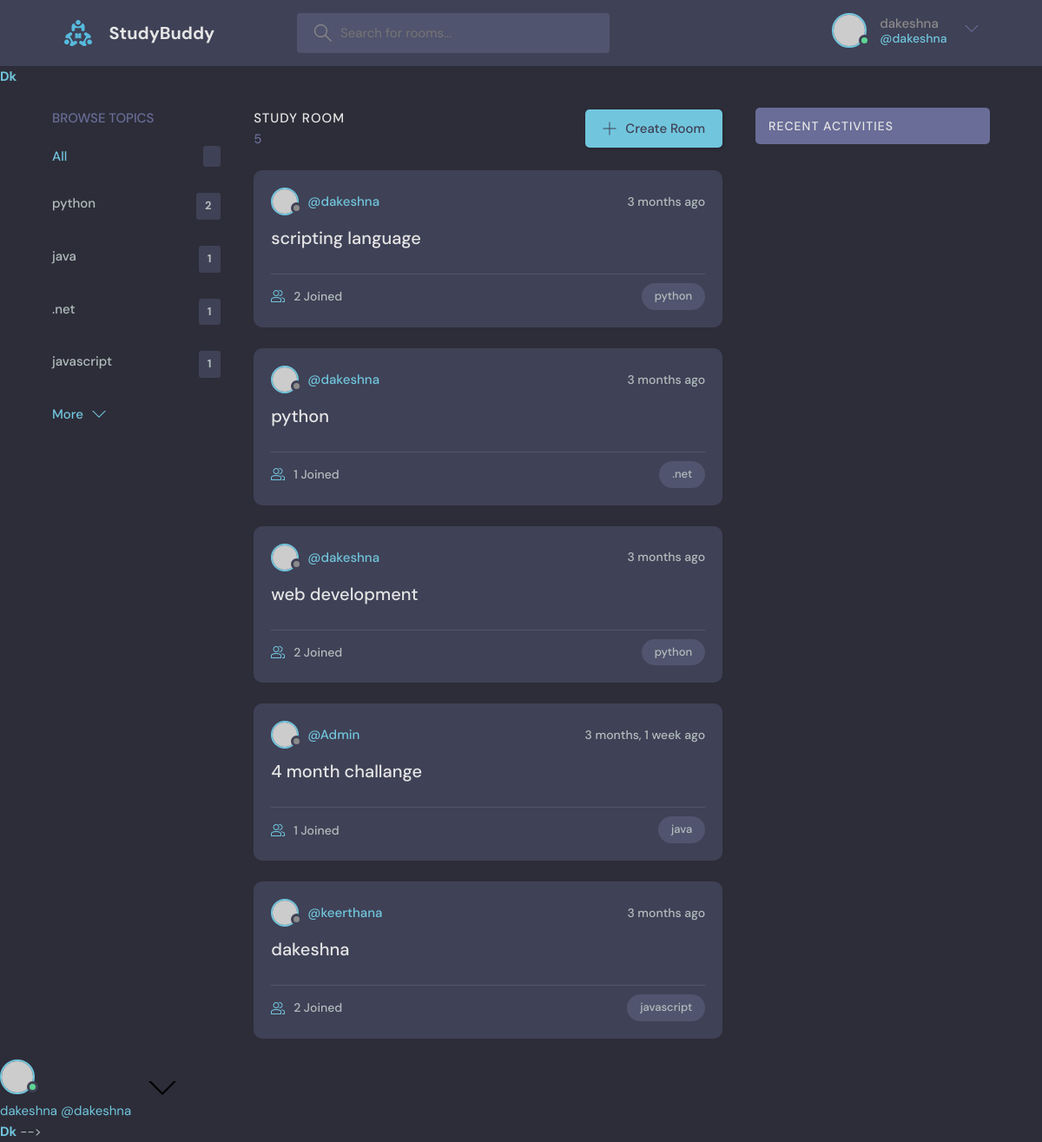
The page / (signed in) on the database its author committed.
### dk/models.py (models this page shows, shortened)
class Topic(models.Model):
    name = models.CharField(max_length=200)

class Room(models.Model):
    host = models.ForeignKey(User, on_delete=models.SET_NULL, null=True)
    topic = models.ForeignKey(Topic, on_delete=models.SET_NULL, null=True)
    name = models.CharField(max_length=200)
    description = models.TextField(null=True, blank=True)
    participants = models.ManyToManyField(
    User, related_name='participants', blank=True)
    updated = models.DateTimeField(auto_now=True)
    created = models.DateTimeField(auto_now_add=True)
    class Meta:
        ordering = ['-updated', '-created']

### dk/views.py (the view)
# urls.py: 2. Add a URL to urlpatterns:  path('', views.home, name='home')
def home(request):
    q=request.GET.get('q') if request.GET.get('q') != None else ''
    rooms = Room.objects.filter(
    Q(topic__name__icontains=q) |
    Q(name__icontains=q) |
    Q(description__icontains=q)
)
    room_count=rooms.count()
    topics=Topic.objects.all
    room_message = Message.objects.filter(Q(room__topic__name__icontains=q))
    context={'rooms':rooms,'topics':topics,'room_count':room_count,'room_message':room_message}
    return render(request,'dk/home.html',context)

### dk/templates/dk/home.html (shortened to what this page needs)
    {% extends 'main.html' %}
    {% block main_content %}
    <main class="layout layout--3">
      <div class="container">
        {% include 'dk/topic.html' %}
        <div class="roomList">
          <div class="roomList__header">
            <div>
              <h2>Study Room</h2>
              <p>{{rooms.count}}</p>
            </div>
            <a class="btn btn--main" href="{% url 'create room' %}">
              <svg version="1.1" xmlns="http://www.w3.org/2000/svg" width="32" height="32" viewBox="0 0 32 32">
                <title>add</title>
                <path
                  d="M16.943 0.943h-1.885v14.115h-14.115v1.885h14.115v14.115h1.885v-14.115h14.115v-1.885h-14.115v-14.115z"
                ></path>
              </svg>
              Create Room
            </a>
          </div>
              {% include 'dk/feed.html' %}
        </div>
             {% include 'dk/activity.html' %}
      </div>
    </main>
    {% endblock main_content %}

### templates/navi.html (shortened to what this page needs)
{% load static %}
<header class="header header--loggedIn">
    <div class="container">
      <a href="{% url 'home' %}" class="header__logo">
        <img src="{% static 'images/logo.svg' %}" />
        <h1>StudyBuddy</h1>
      </a>
      <form class="header__search" method="GET" action="{% url 'home' %}">
        <label>
          <input type="text" name="q" placeholder="Search for rooms..." />
        </label>
      </form>
      <nav class="header__menu">
        {% if request.user.is_authenticated %}
        <div class="header__user">
          <a href="profile.html">
            <div class="avatar avatar--medium active">
              <img src="https://randomuser.me/api/portraits/men/37.jpg" />
            </div>
            <p>{{request.user.username}} <span>@{{request.user.username}}</span></p>
          </a>
          <button class="dropdown-button">
            <svg version="1.1" xmlns="http://www.w3.org/2000/svg" width="32" height="32" viewBox="0 0 32 32">
              <title>chevron-down</title>
              <path d="M16 21l-13-13h-3l16 16 16-16h-3l-13 13z"></path>
            </svg>
          </button>
        </div>
         {%else%}
         <a href="{% url 'login' %}">
            <img src="{% static 'images/avatar.svg' %}" />
            <p>Login</p>
          </a>
          {% endif %}
      </nav>
    </div>
  </header>
<a href="/">
    <h3>Dk</h3>
</a>

### dk/templates/dk/topic.html
<div class="topics">
    <div class="topics__header">
      <h2>Browse Topics</h2>
    </div>
    <ul class="topics__list">
      <li>
        <a href="{% url 'home' %}" class="active">All <span>{{topic.count}}</span></a>
      </li>
      {% for topic in topics %}
      <li>
        <a href="{% url 'home' %}?q={{ topic.name }}">{{topic.name}}<span>{{topic.room_set.all.count}}</span></a>
      </li>
      {% endfor %}
    </ul>
    <a class="btn btn--link" href="topics.html">
      More
      <svg version="1.1" xmlns="http://www.w3.org/2000/svg" width="32" height="32" viewBox="0 0 32 32">
        <title>chevron-down</title>
        <path d="M16 21l-13-13h-3l16 16 16-16h-3l-13 13z"></path>
      </svg>
    </a>
  </div>

### dk/templates/dk/feed.html (shortened to what this page needs)
{% for room in rooms %}
<div class="roomListRoom">
    <div class="roomListRoom__header">
      <a href="{% url 'user profile' pk=room.host.id %}" class="roomListRoom__author">
        <div class="avatar avatar--small">
          <img src="https://randomuser.me/api/portraits/women/11.jpg" />
        </div>
        <span>@{{room.host.username}}</span>
      </a>
      <div class="roomListRoom__actions">
        <span>{{room.created|timesince}} ago</span>
      </div>
    </div>
    <div class="roomListRoom__content">
      <a href="{% url 'room' pk=room.id %}">{{room.name}}</a>
    </div>
    <div class="roomListRoom__meta">
      <a href="{% url 'room' pk=room.id %}" class="roomListRoom__joined">
        {{room.participants.all.count}} Joined
      </a>
      <p class="roomListRoom__topic">{{room.topic.name}}</p>
    </div>
  </div>
{% endfor %}

### rows shown on the page
Topic: name "python", room_set.all.count "2"
Topic: name "java", room_set.all.count "1"
Topic: name ".net", room_set.all.count "1"
Topic: name "javascript", room_set.all.count "1"
Room: host.username "dakeshna", created "3 months", name "scripting language", participants.all.count "2", topic.name "python"
Room: host.username "dakeshna", created "3 months", name "python", participants.all.count "1", topic.name ".net"
Room: host.username "dakeshna", created "3 months", name "web development", participants.all.count "2", topic.name "python"
Room: host.username "Admin", created "3 months, 1 week", name "4 month challange", participants.all.count "1", topic.name "java"
Room: host.username "keerthana", created "3 months", name "dakeshna", participants.all.count "2", topic.name "javascript"

### other values the page prints
{{ request.user.username }} "dakeshna dakeshna"
{{ rooms.count }} "5"
